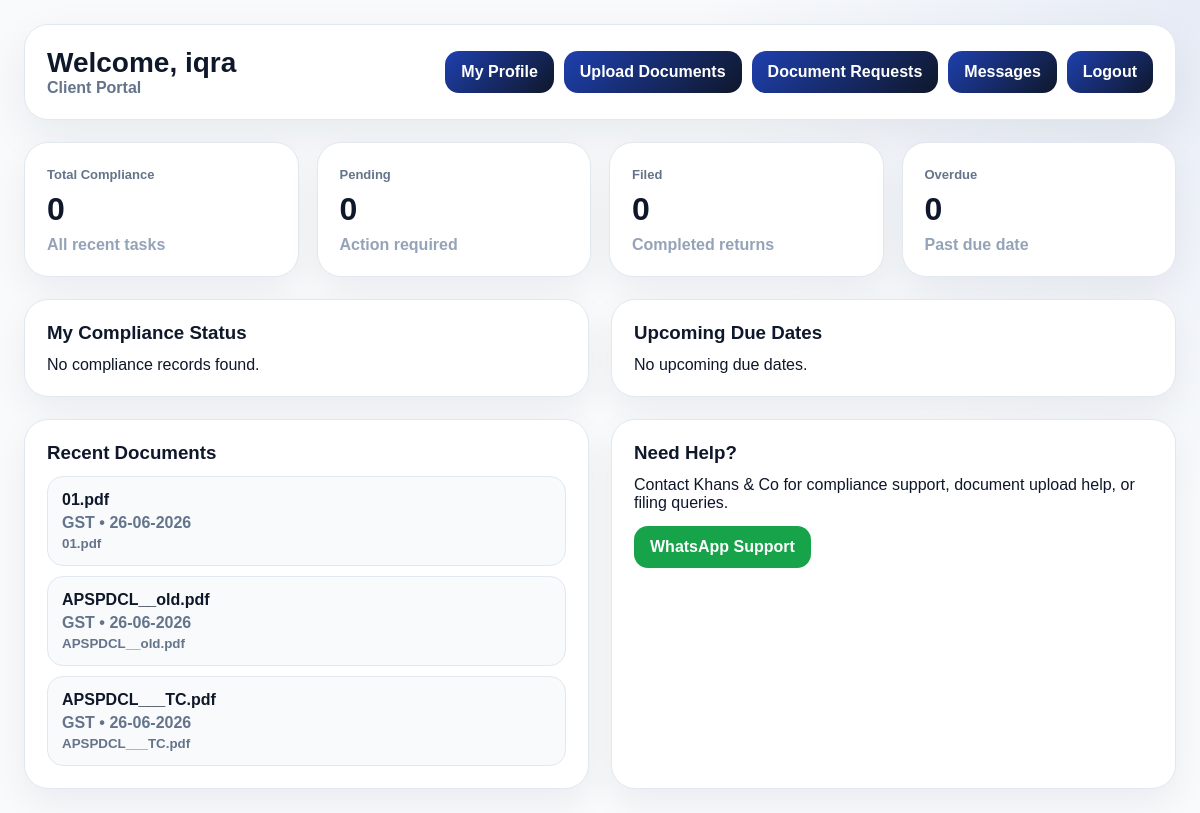
/client/dashboard (signed in), run on the app's committed database.
### app/database/models.py (models this page shows, shortened)
class User(db.Model):
    __tablename__ = "users"
    id = db.Column(db.Integer, primary_key=True)
    name = db.Column(db.String(120), nullable=False)
    email = db.Column(db.String(150), unique=True, nullable=False, index=True)
    mobile = db.Column(db.String(20), nullable=True)
    password_hash = db.Column(db.String(255), nullable=False)
    role = db.Column(db.String(30), nullable=False, default="client")
    status = db.Column(db.String(30), nullable=False, default="pending")
    business_name = db.Column(db.String(150), nullable=True)
    gstin = db.Column(db.String(20), nullable=True)
    pan = db.Column(db.String(20), nullable=True)
    reset_token = db.Column(db.String(120), nullable=True)
    reset_token_expiry = db.Column(db.DateTime, nullable=True)
    created_at = db.Column(db.DateTime, default=datetime.utcnow)

class ClientDocument(db.Model):
    __tablename__ = "client_documents"
    id = db.Column(db.Integer, primary_key=True)
    client_id = db.Column(db.Integer, db.ForeignKey("clients.id"), nullable=False, index=True)
    category = db.Column(db.String(80), nullable=False, default="Other")
    title = db.Column(db.String(180), nullable=False)
    original_filename = db.Column(db.String(255), nullable=False)
    stored_filename = db.Column(db.String(255), nullable=False)
    file_size = db.Column(db.Integer, nullable=True)
    mime_type = db.Column(db.String(120), nullable=True)
    notes = db.Column(db.Text, nullable=True)
    uploaded_by = db.Column(db.String(120), nullable=True)
    created_at = db.Column(db.DateTime, default=datetime.utcnow)

### app/client/routes.py (the view)
@client_bp.route("/dashboard")
def dashboard():
    if not client_required():
        return redirect(url_for("auth.login"))
    user, client = get_client_record()
    compliance_tasks = []
    documents = []
    if client:
        compliance_tasks = ComplianceTask.query.filter_by(client_id=client.id).order_by(ComplianceTask.id.desc()).limit(10).all()
        documents = ClientDocument.query.filter_by(client_id=client.id).order_by(ClientDocument.id.desc()).limit(10).all()
    firm_settings = FirmSettings.query.first()
    return render_template(
        "client/dashboard.html",
        user=user,
        client=client,
        compliance_tasks=compliance_tasks,
        documents=documents,
        firm_settings=firm_settings
    )

### app/__init__.py (called while the page is built)
def create_app():
    app = Flask(__name__, template_folder="templates", static_folder="static")
    app.config.from_object(Config)
    db.init_app(app)
    migrate.init_app(app, db)
    init_validation_hooks(app)
    @app.context_processor
    def inject_notification_count():
        try:
            unread_notifications_count = Notification.query.filter_by(is_read=False).count()
        except Exception:
            unread_notifications_count = 0
        return dict(unread_notifications_count=unread_notifications_count)
    from app.auth.routes import auth_bp
    from app.admin.routes import admin_bp
    from app.client.routes import client_bp
    app.register_blueprint(auth_bp)
    app.register_blueprint(admin_bp)
    app.register_blueprint(client_bp)
    return app

### app/client/routes.py (called while the page is built)
def client_required():
    return session.get("user_role") == "client"

def get_client_record():
    user = None
    user_id = session.get("user_id")
    user_email = session.get("user_email")
    if user_id:
        user = User.query.get(user_id)
    if not user and user_email:
        user = User.query.filter_by(email=user_email).first()
    if not user:
        return None, None
    client = None
    if user.gstin:
        client = Client.query.filter_by(gstin=user.gstin).first()
    if not client and user.email:
        client = Client.query.filter_by(email=user.email).first()
    return user, client

### app/utils/validation_hooks.py (called while the page is built, shortened)
def init_validation_hooks(app):
    @app.before_request
    def validate_common_form_fields():
        if request.method != "POST":
            return None

### app/templates/client/dashboard.html (shortened to what this page needs)
{% extends "shared/base.html" %}
{% block body %}
<div class="client-shell">
    <header class="client-topbar">
        <div>
            <h1>Welcome, {{ user.name }}</h1>
            <p>{{ user.business_name or "Client Portal" }}</p>
        </div>
        <div class="client-actions">
            <a href="{{ url_for('client.profile') }}">My Profile</a>
            <a href="{{ url_for('client.documents') }}">Upload Documents</a>
            <a href="{{ url_for('client.document_requests') }}">Document Requests</a>
            <a href="{{ url_for('client.messages') }}">Messages</a>
            <a href="{{ url_for('auth.logout') }}">Logout</a>
        </div>
    </header>
    {% set pending_count = compliance_tasks|selectattr("status", "equalto", "pending")|list|length %}
    {% set filed_count = compliance_tasks|selectattr("status", "equalto", "filed")|list|length %}
    {% set overdue_count = compliance_tasks|selectattr("status", "equalto", "overdue")|list|length %}
    <section class="client-metrics">
        <div class="client-card">
            <span>Total Compliance</span>
            <h2>{{ compliance_tasks|length }}</h2>
            <p>All recent tasks</p>
        </div>
        <div class="client-card warning-soft">
            <span>Pending</span>
            <h2>{{ pending_count }}</h2>
            <p>Action required</p>
        </div>
        <div class="client-card success-soft">
            <span>Filed</span>
            <h2>{{ filed_count }}</h2>
            <p>Completed returns</p>
        </div>
        <div class="client-card danger-soft">
            <span>Overdue</span>
            <h2>{{ overdue_count }}</h2>
            <p>Past due date</p>
        </div>
    </section>
    <section class="client-grid">
        <div class="client-panel">
            <h3>My Compliance Status</h3>
            {% for task in compliance_tasks %}
                <div class="client-list-item">
                    <strong>{{ task.form_name }} — {{ task.status|replace("_", " ")|title }}</strong>
                    <span>{{ task.compliance_type }} • {{ task.period_month or "-" }} {{ task.period_year or "" }}</span>
                    <small>Due: {{ task.due_date.strftime("%d-%m-%Y") if task.due_date else "-" }}</small>
                </div>
            {% else %}
                <p>No compliance records found.</p>
            {% endfor %}
        </div>
        <div class="client-panel">
            <h3>Upcoming Due Dates</h3>
            {% set upcoming = compliance_tasks|selectattr("due_date")|list %}
            {% for task in upcoming %}
                {% if task.status != "filed" %}
                <div class="client-list-item">
                    <strong>{{ task.form_name }}</strong>
                    <span>{{ task.compliance_type }} • {{ task.period_month or "-" }} {{ task.period_year or "" }}</span>
                    <small>Due: {{ task.due_date.strftime("%d-%m-%Y") }}</small>
                </div>
                {% endif %}
            {% else %}
                <p>No upcoming due dates.</p>
            {% endfor %}
        </div>
        <div class="client-panel">
            <h3>Recent Documents</h3>
            {% for doc in documents %}
                <div class="client-list-item">
                    <strong>{{ doc.title }}</strong>
                    <span>{{ doc.category }} • {{ doc.created_at.strftime("%d-%m-%Y") }}</span>
                    <small>{{ doc.original_filename }}</small>
                </div>
            {% else %}
                <p>No documents found.</p>
            {% endfor %}
        </div>
        <div class="client-panel">
            <h3>Need Help?</h3>
            <p>Contact Khans & Co for compliance support, document upload help, or filing queries.</p>
            <a class="client-help-btn" target="_blank" href="https://wa.me/91{{ firm_settings.mobile|replace(' ', '')|replace('-', '') if firm_settings and firm_settings.mobile else '' }}">WhatsApp Support</a>
        </div>
    </section>
</div>
{% endblock %}

### app/static/css/modules/base.css (style rules this page uses)
* { margin: 0; padding: 0; box-sizing: border-box; }
body { font-family: Arial, Helvetica, sans-serif; background: #f8fafc; color: #0f172a; }
a { text-decoration: none; }
:root { --kc-primary: #0f172a; --kc-blue: #1e40af; --kc-gold: #d4af37; --kc-bg: #f8fafc; --kc-card: #ffffff; --kc-border: #e2e8f0; --kc-muted: #64748b; --kc-success: #16a34a; --kc-warning: #f59e0b; --kc-danger: #dc2626; }

### app/static/css/modules/components.css (style rules this page uses)
.danger-soft { background: #fef2f2; }
.warning-soft { background: #fffbeb; }
.success-soft { background: #f0fdf4; }
.client-shell { min-height: 100vh; padding: 24px; background: radial-gradient(circle at top right, rgba(30,64,175,.08), transparent 35%), #f8fafc; }
.client-topbar { background: white; border: 1px solid var(--kc-border); border-radius: 24px; padding: 22px; display: flex; justify-content: space-between; gap: 18px; align-items: center; margin-bottom: 22px; box-shadow: 0 16px 45px rgba(15,23,42,.07); }
.client-topbar h1 { font-size: 28px; color: var(--kc-primary); }
.client-topbar p { color: var(--kc-muted); font-weight: 700; }
.client-actions { display: flex; gap: 10px; }
.client-actions a { background: linear-gradient(135deg, var(--kc-blue), var(--kc-primary)); color: white; border-radius: 14px; padding: 12px 16px; font-weight: 900; }
.client-metrics { display: grid; grid-template-columns: repeat(3, 1fr); gap: 18px; margin-bottom: 22px; }
.client-card, .client-panel, .client-alert { background: white; border: 1px solid var(--kc-border); border-radius: 24px; padding: 22px; box-shadow: 0 14px 35px rgba(15,23,42,.06); }
.client-card span { color: var(--kc-muted); font-size: 13px; font-weight: 900; }
.client-card h2 { font-size: 32px; margin: 8px 0; }
.client-card p { color: #94a3b8; font-weight: 700; }
.client-grid { display: grid; grid-template-columns: 1fr 1fr; gap: 22px; }
.client-panel h3, .client-alert h3 { margin-bottom: 12px; }
.client-list-item { background: #f8fafc; border: 1px solid var(--kc-border); border-radius: 16px; padding: 14px; margin-top: 10px; }
.client-list-item strong { display: block; margin-bottom: 5px; }
.client-list-item span, .client-list-item small { display: block; color: var(--kc-muted); font-weight: 700; margin-top: 4px; }
.client-help-btn { display: inline-flex; margin-top: 14px; background: #16a34a; color: white; border-radius: 14px; padding: 12px 16px; font-weight: 900; }
.client-metrics { grid-template-columns: repeat(4, 1fr); }

### data on the page
User: name "iqra", business_name "Client Portal"
ClientDocument: title "01.pdf", category "GST", created_at "26-06-2026", original_filename "01.pdf"
ClientDocument: title "APSPDCL__old.pdf", category "GST", created_at "26-06-2026", original_filename "APSPDCL__old.pdf"
ClientDocument: title "APSPDCL___TC.pdf", category "GST", created_at "26-06-2026", original_filename "APSPDCL___TC.pdf"

### other printed values
{{ compliance_tasks|length }} "0"
{{ pending_count }} "0"
{{ filed_count }} "0"
{{ overdue_count }} "0"
